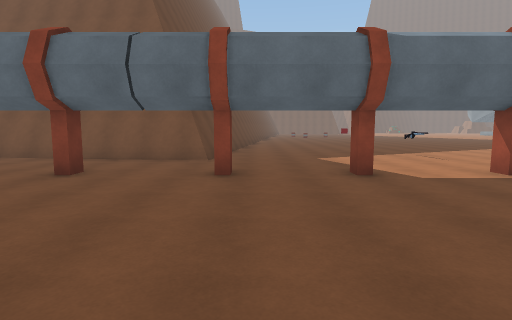
view 1 (above)

19 first-person views from a walk through a 3-D level made in the Unity game engine. The camera is 1.5 m above the floor, tilts 6° down and sees 80° across. The floor is counted in squares, 2 m on a side. Each view is taken from the middle of a square. On the plan, view 1 faces up. The plan holds only what a view shows up to about 10 squares ahead; the rest is blank. The place goes on beyond the plan. The player character is not drawn. Surface patterns are stand-ins for the level's own textures.

view 2
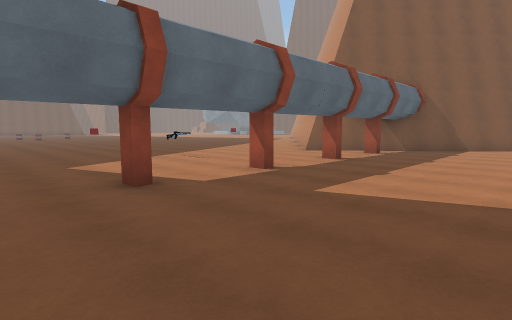

view 3
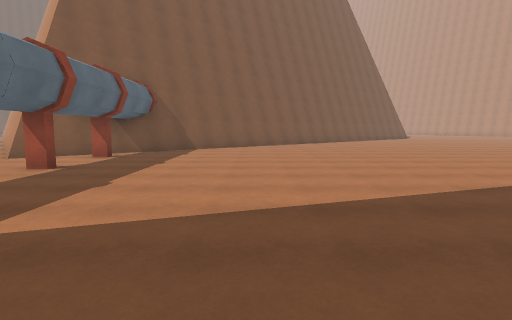

view 4
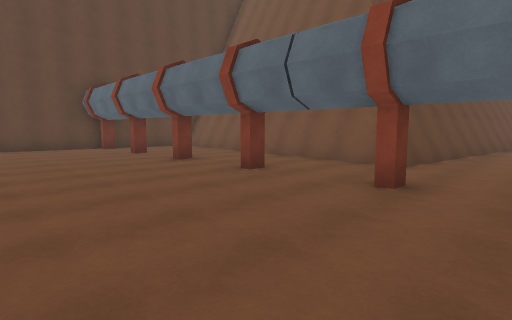

view 5
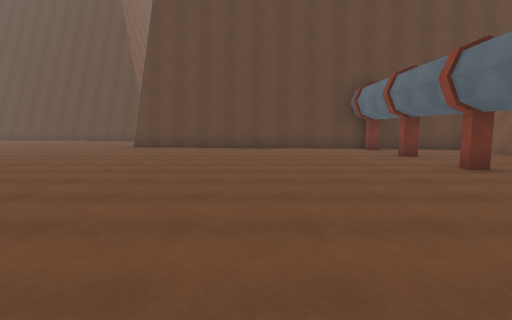

view 6
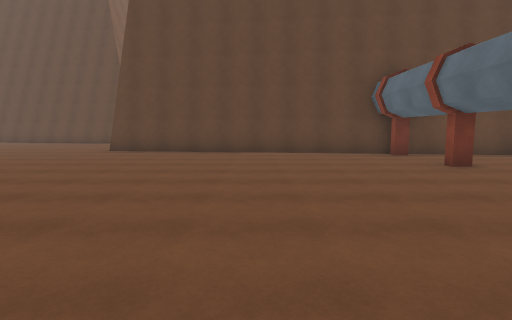

view 7
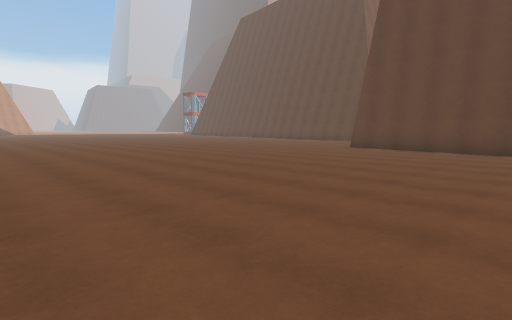

view 8
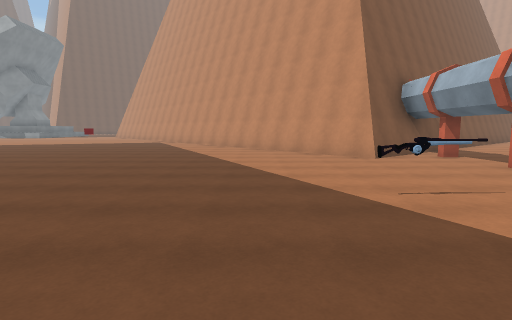

view 9
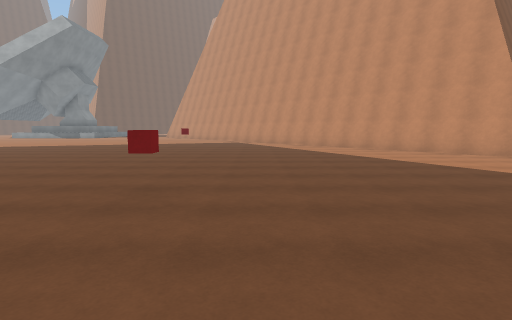

view 10
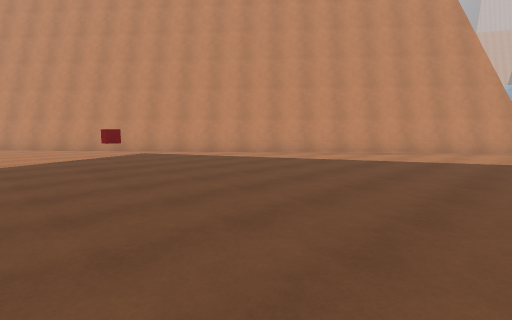

view 11
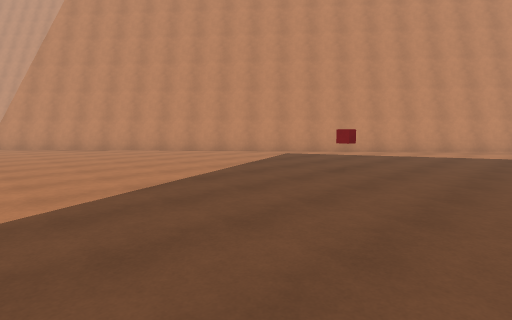

view 12
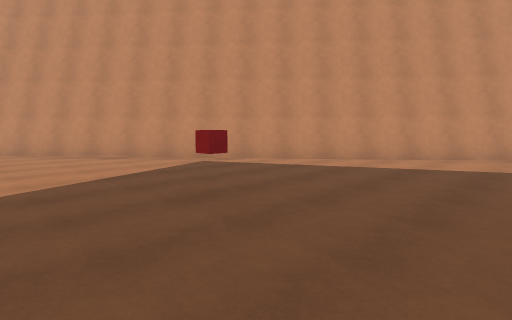

view 13
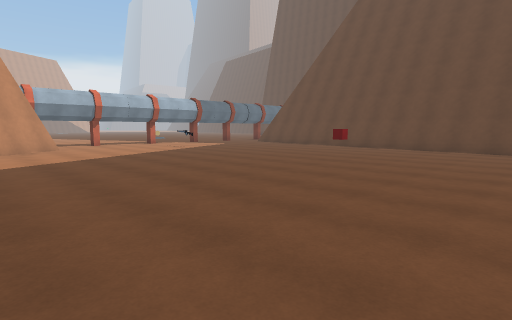

view 14
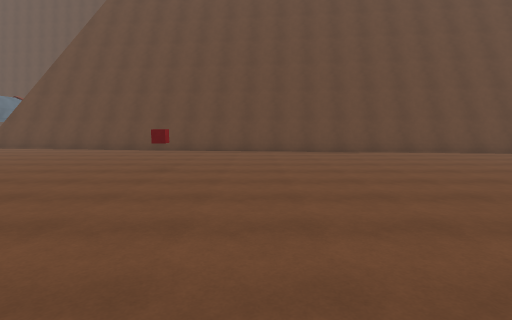

view 15
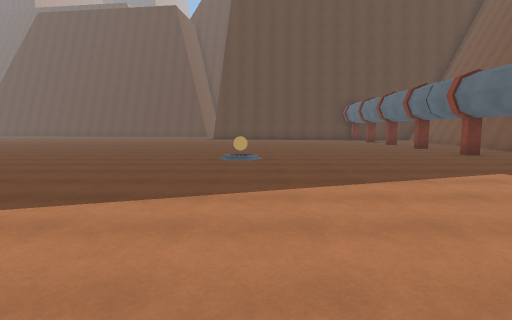

view 16
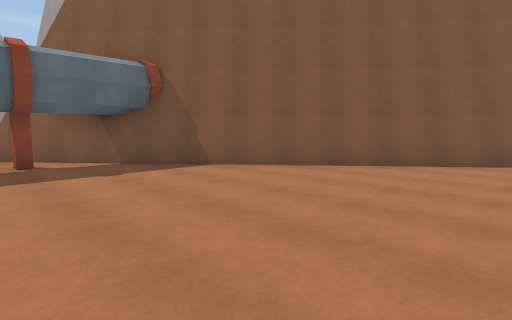

view 17
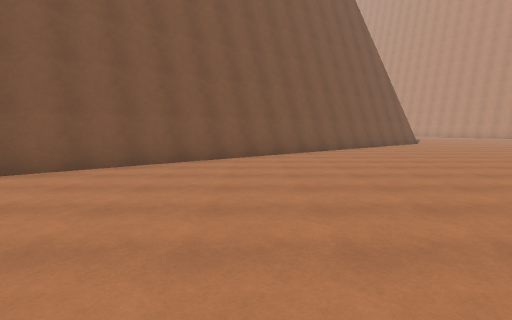

view 18
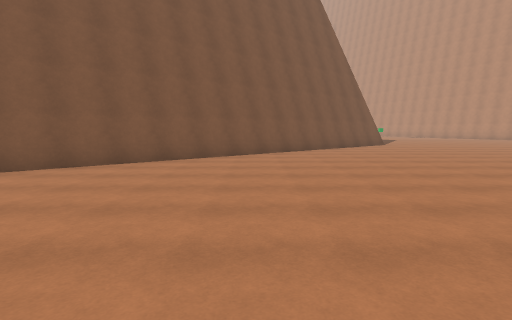

view 19
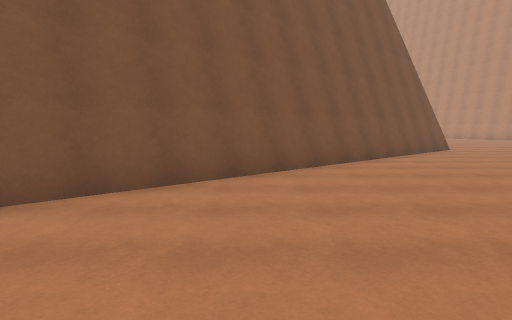

### Floor plan
Points are (right, up) in squares from view 1. A wall is a line through its corners. A room is listed if a view was taken in it or the views show most of it. See-through windows are left out.
Room 1 (views 1, 2, 3, 4, 5, 6, 7, 8, 9, 10, 11, 12, 13, 14, 15, 16, 17, 18, 19)
walls: (10.1, 5.4) (8.7, 7.1) (21.8, 18.1); (-0.6, 13.6) (-1.5, 7.3) (-6.9, 8); (-0.4, 13.7) (-1.2, 7.3); (14.3, 0.4) (10.8, 4.6); (15.2, -0.6) (14.4, 0.2); (-8.2, 8.2) (-9.7, 8.4); (-10.5, 8.1) (-12, -3.8); (19.3, -5.6) (15.4, -0.9); (0.7, 22.2) (-0.1, 15.9); (0.5, 22.6) (-0.3, 16); (20.2, -6.6) (19.4, -5.7); (22.2, -9) (20.4, -6.9)
objects: other object (-10, 5); other object (-8, 5); other object (-5, 5); other object (-3, 5); other object (0, 5); other object (1, -1); other object (2, 5); other object (4, 5); other object (4, 8); red cube (4, 15); other object (7, 5); other object (9, 5); other object (11, 5) to (12, 5); red cube (14, 17)

Where each view was taken, in squares from view 1:
view 1: 0 up, 0 right, facing up
view 2: 1 up, 0 right, facing up-right
view 3: 1 up, 1 right, facing right
view 4: 1 up, 1 right, facing up-left
view 5: 1 up, 0 right, facing left
view 6: 1 up, 2 left, facing left
view 7: 2 up, 1 left, facing down-left
view 8: 10 up, 1 right, facing right
view 9: 14 up, 1 right, facing right
view 10: 19 up, 8 right, facing down-right
view 11: 22 up, 11 right, facing down-right
view 12: 19 up, 11 right, facing down-right
view 13: 19 up, 11 right, facing down-left
view 14: 17 up, 10 right, facing left
view 15: 1 down, 8 right, facing left
view 16: 2 down, 8 right, facing up-right
view 17: 2 down, 8 right, facing right
view 18: 4 down, 9 right, facing right
view 19: 3 down, 12 right, facing right
